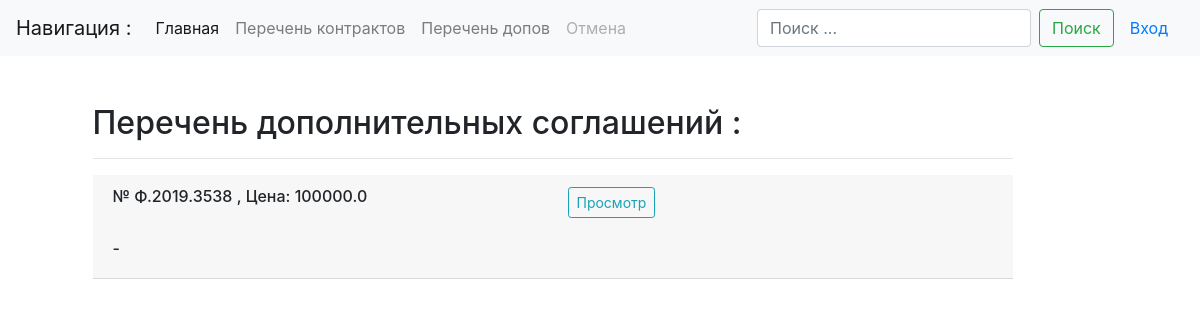
/dops/, run on an earlier commit of the app's database.
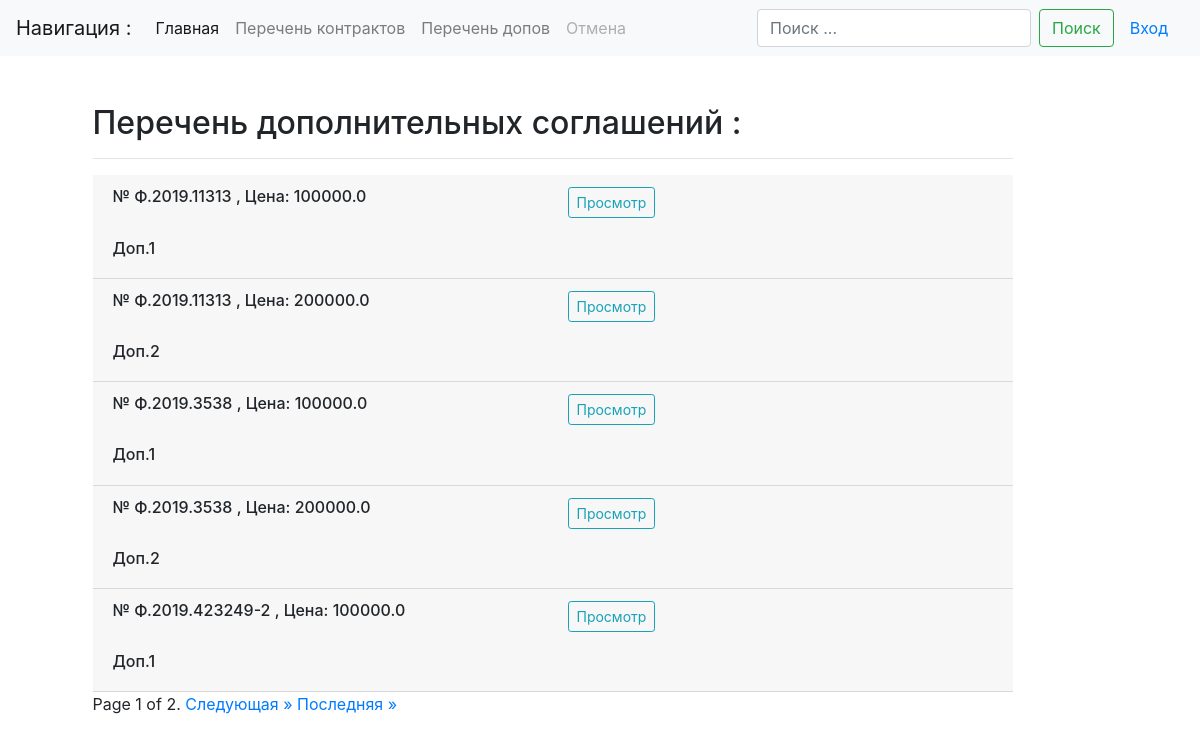
And on a later commit of the database.
### main/models.py (models this page shows, shortened)
class Reestr(models.Model):
    num_izv = models.CharField(max_length=20, db_index=True, verbose_name='Номер извещения', default='-')
    nc_contract = models.CharField(max_length=30, db_index=True, verbose_name='Номер карточки контракта',
                                   default='-')
    num_contract = models.CharField(max_length=20, db_index=True, verbose_name='Номер контракта', default='-')
    name_object = models.CharField(max_length=500, db_index=True, verbose_name='Наименование объекта закупки',
                                   default='-')
    type_doc = models.ForeignKey(TypeDoc, on_delete=models.DO_NOTHING, verbose_name='Документ', default='-')
    y_contract = models.CharField(max_length=4, verbose_name='Год ввода', default='1970')
    nmck = models.FloatField(max_length=50, verbose_name='НМЦ')
    c_contract = models.FloatField(max_length=50, verbose_name='Цена контракта')
    econom = models.FloatField(max_length=50, verbose_name='Экономия')
    proc_econom = models.FloatField(max_length=6, verbose_name='Процент экономии')
    ini_contract = models.ForeignKey(Initiator, on_delete=models.DO_NOTHING, verbose_name='Инициатор', default='-')
    uch_contract = models.CharField(max_length=200, db_index=True, verbose_name='Участник', default='-')
    in_contract = models.CharField(max_length=10, null=True, verbose_name='Дата подписания контракта')
    in_work = models.CharField(max_length=10, null=True, verbose_name='Дата начала работ')
    out_work = models.CharField(max_length=10, null=True, verbose_name='Дата окончания работ')
    stat_contract = models.ForeignKey(Status_Contract, on_delete=models.DO_NOTHING, verbose_name='Статус', default='-')
    work_contract = models.BooleanField('В работе')
    failures = models.BooleanField('Срыв сроков')
    executed = models.BooleanField('Исполнен')
    data_stamp = models.DateTimeField(auto_now_add=True)
    class Meta:
        verbose_name = "Госконтракт"
        verbose_name_plural = "Госконтракты"
        ordering = ('y_contract', 'num_contract',)  # сортировка

### main/views.py (the view)
# urls.py: path('dops/', DopSListView.as_view(), name='dop-list'),
class DopSListView(ListView):
    model = Reestr
    queryset = Reestr.objects.all().filter(work_contract=True, type_doc=2)
    template_name = 'main/dop_list.html'
    paginate_by = 5

### templates/main/dop_list.html (shortened to what this page needs)
{% extends "base.html" %}
{% block content %}
<h2 class="mb-3">Перечень дополнительных соглашений :</h2><hr>
    {% for contract in reestr_list %}
        <div class="card-header">
            <div class="row">
                <div class="col-md-6" >
                    <h6> № {{ contract.num_contract }}  ,  Цена: {{ contract.c_contract}}</h6><br>
                    <h6> {{ contract.name_object }} </h6>
                </div>
                {% if user.is_authenticated %}
                    <div class="col-md-2"><a href="{% url 'dop-detail' contract.id %}" class="btn btn-sm btn-outline-info my-2 my-sm-0" role="group" aria-disabled="true">Просмотр</a></div>
                    <div class="col-md-2"><a href="{% url 'dop-pdf-view' contract.id %}" class="btn btn-sm btn-outline-info my-2 my-sm-0" role="group" aria-disabled="true">ПДФ</a></div>
                    <div class="col-md-2"><a href="{% url 'contract-update' contract.id %}" class="btn btn-sm btn-outline-danger my-2 my-sm-0" role="group" aria-disabled="true">Изменить</a></div>
                {% else %}
                    <div class="col-md-2"><a href="{% url 'dop-detail' contract.id %}" class="btn btn-sm btn-outline-info my-2 my-sm-0" role="group" aria-disabled="true">Просмотр</a></div>
                    <div class="col-md-2"></div>
                {% endif %}
            </div>
        </div>
    {% empty %}
        <h1>Список пуст!</h1>
    {% endfor %}
            {% block pagination %}
    {% if is_paginated %}
        <div class="pagination">
            <span class="step-links">
                <span class="current">
                    Page {{ page_obj.number }} of {{ paginator.num_pages }}.
                </span>
            {% if page_obj.has_next %}
                <a href="?page={{ page_obj.next_page_number }}">Следующая &raquo;</a>
                <a href="?page={{ page_obj.paginator.num_pages }}">Последняя &raquo;</a>
            {% endif %}
            </span>
        </div>
    {% endif %}
    {% endblock pagination%}
{% endblock content %}

What changed in the data, as far as the page shows it:
added Reestr: num_contract "Ф.2019.11313", c_contract "100000.0", name_object "Доп.1"
added Reestr: num_contract "Ф.2019.11313", c_contract "200000.0", name_object "Доп.2"
changed Reestr (number 3 of 5 on the later page): name_object "-" → "Доп.1"
added Reestr: num_contract "Ф.2019.3538", c_contract "200000.0", name_object "Доп.2"
added Reestr: num_contract "Ф.2019.423249-2", c_contract "100000.0", name_object "Доп.1"
Also different on the page:
{{ page_obj.number }}: (not shown) → "1"
{{ paginator.num_pages }}: (not shown) → "2"
text now shown: "Page of . Следующая » Последняя »"
